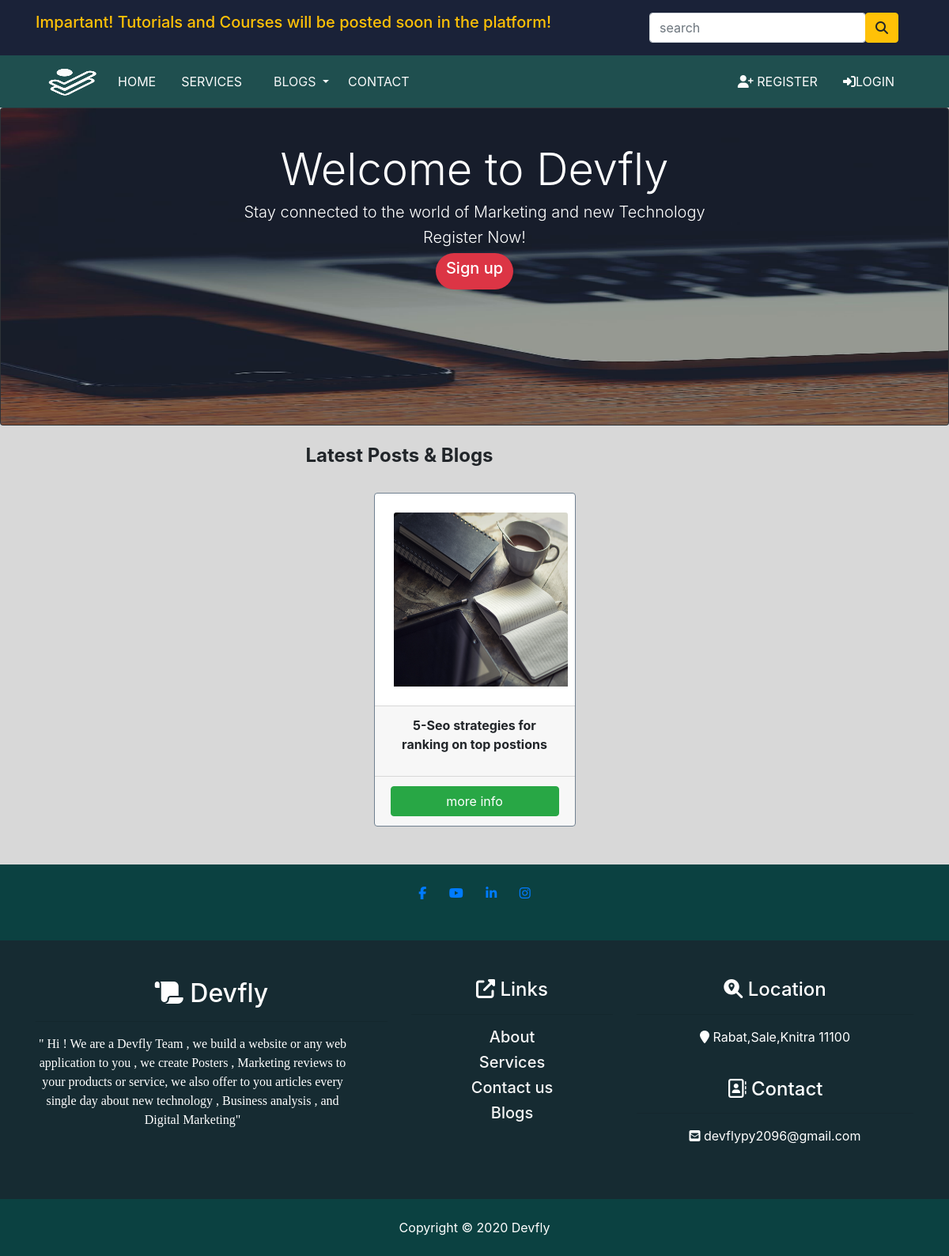
Before: / with the older database file.
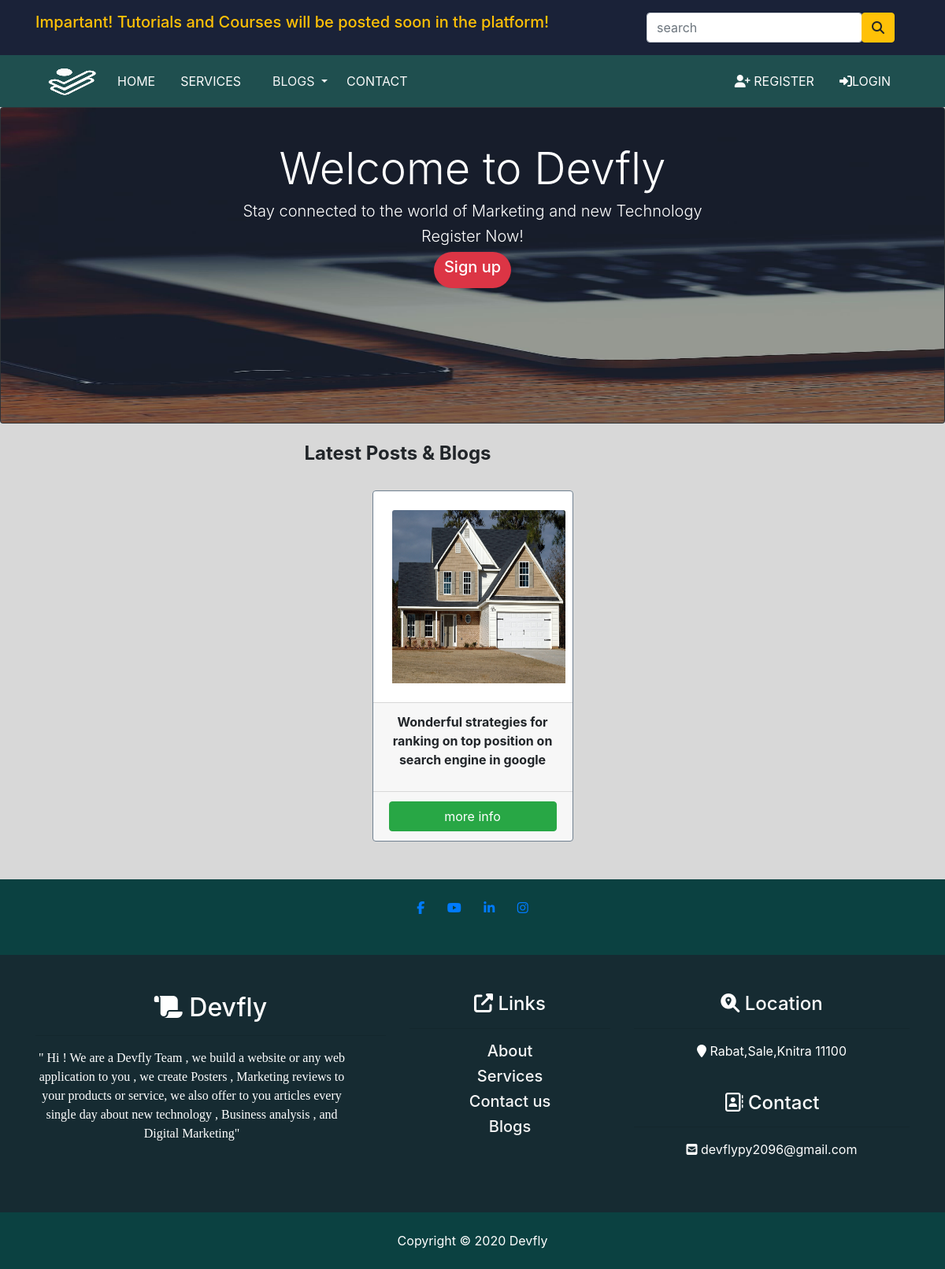
After: the same page with the newer database file.
### MainApp/models.py (models this page shows, shortened)
class Post(models.Model) :
    title = models.CharField(max_length=250 , unique=250)
    slug = models.SlugField(max_length=250 , unique=True)
    details = models.TextField()
    image = models.ImageField(upload_to='Post' , blank=True)
    Category = models.ForeignKey(Category , on_delete=models.CASCADE)
    created_date = models.DateTimeField(auto_now_add=True)
    update_date = models.DateTimeField(auto_now=True)
    def get_url(self):
        return reverse('post_details' , args=[self.Category.slug , self.slug])
    class Meta :
        ordering = ('title',)
        verbose_name = 'post'
        verbose_name_plural = 'posts'

### MainApp/views.py (the view)
# urls.py: path('' , views.home , name='home'),
def home(request , category_slug=None):
    category_page = None
    posts = None
    if category_slug != None :
        category_page = get_object_or_404(Category , slug=category_slug)
        posts = Post.objects.filter(Category=category_page)
    else :
        posts = Post.objects.all()
    page = request.GET.get('page')
    paginator = Paginator(posts , 4) #Show 10  Items_pages in posts()
    try :
        page_obj = paginator.page(page)
    except PageNotAnInteger :
        page_obj = paginator.page(1)
    except EmptyPage :
        page_obj = paginator.page(paginator.num_pages)
    return render(request , 'home.html' , {'Category': category_page , 'page_obj' : page_obj  } )

### MainApp/context_processors.py (called while the page is built)
def menu_links(request) :
    links = Category.objects.all()
    return dict(links=links)

### MainApp/models.py (called while the page is built)
    def get_url(self) :
        return reverse('post_by_category' , args=[self.slug])

### MainApp/templates/home.html (shortened to what this page needs)
{% extends 'base.html' %} {% load static %} {% block title %} Home {% endblock %}
{% block content %}
<div class="card text-white bg-dark">
    <div class="card-img-overlay">
        <br>
        <div class=container>
            <div class="row text-center">
                <div class="col-md-12">
                    {% if user.is_authenticated %}
                    <h3 class="display-4"> Welcome {{user.username}} </h3>
                    <h5 class="lead"> Stay connected to the world of Marketing and new Technology </h5>
                    <h5 class="lead"> Our platform also offers many useful services and materials </h5>
                    <h5 class="lead"> Click to see Services!</h5>
                    <a class="btn text-white btn-active bg-danger btnn" href="{% url 'about' %}">
                        <h5> Services </h5>
                    </a>
                    {% else %}
                    <h3 class="display-4"> Welcome to Devfly </h3>
                    <h5 class="lead"> Stay connected to the world of Marketing and new Technology </h5>
                    <h5 class="lead"> Register Now!</h5>
                    <a class="btn text-white btn-active bg-danger btnn" href="{% url 'sign_up' %}">
                        <h5> Sign up </h5>
                    </a>
                    {% endif %}
                </div>
            </div>
        </div>
    </div>
</div>
<div class="py-4">
    <div class="container">
        <div class="row">
            <div class="col-10 text-center">
                <h4 class="text-capitalize font-weight-bold"> latest Posts & Blogs </h4>
            </div>
        </div>
    </div>
</div>
<section>
    <div class="container">
        <div class="row text-center">
            {% for post in page_obj %}
            <div class="col-9 mx-auto col-md-6 col-lg-3">
                <div class="card mb-4" style="border-color: slategrey">
                    <div class="p-4">
                        <a href="{{post.get_url}}">
                            <img src="{{post.image.url}}" class="card-img-top" alr="" style="width: 220px; height:220px">
                        </a>
                    </div>
                    <div class="card-footer d-flex justify-content-between">
                        <p class="font-weight-bold">
                            {{post.title}}
                        </p>
                    </div>
                    <div class="card-footer d-flex justify-content-between">
                        <a class="btn btn-block btn-success btn-active" style="color:white;" href="{{post.get_url}}">
                more info </a>
                    </div>
                </div>
            </div>
            {% endfor %}
        </div>
    </div>
</section>
<br> {% endblock %}

Changed rows visible on the page:
changed Post: image: a different picture; title "5-Seo strategies for ranking on top postions" → "Wonderful strategies for ranking on top position on search engine in google"
